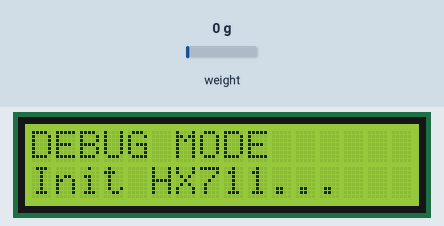
A sketch run on a simulated ESP8266 (NodeMCU). On the bench: 16×2 character LCD. The test bench sets the inputs (shaded band); at power-on: weight on the scale 0 g. What the sketch prints to the serial monitor is not drawn.

Above: at 2.2 s.
At 6.4 s:
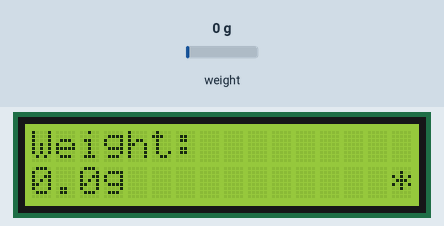
6.5 s: weight on the scale set to 100 g
At 8.2 s:
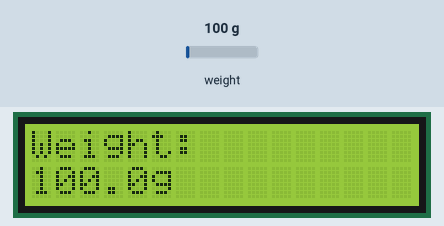
9.2 s: weight on the scale set to 1250 g
At 10.0 s:
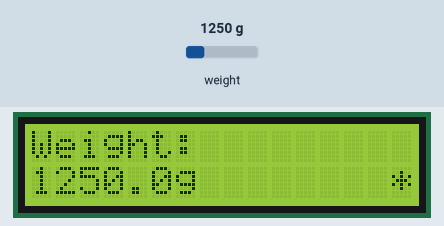
11.7 s: weight on the scale set to 2500 g
At 12.5 s:
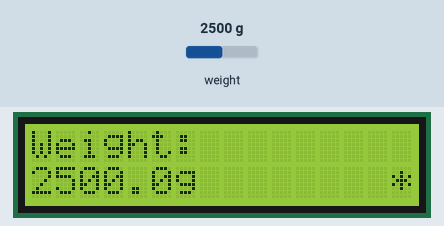
Timing chart, 0 to 14.7 s (numbered marks = the images above; inputs shaded):
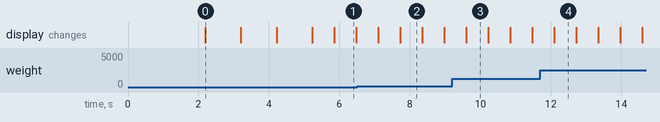

The sketch:

Weight_8266.ino
```cpp
#include <HX711.h>
#include <Wire.h>
#include <LiquidCrystal_I2C.h>

// === PIN CONFIGURATION FOR ESP8266 ===
#define DOUT_PIN  D5  // HX711 DOUT pin - GPIO14
#define SCK_PIN   D6  // HX711 SCK pin - GPIO12

// I2C LCD (usually connects to D1 = SCL, D2 = SDA on ESP8266)
LiquidCrystal_I2C lcd(0x27, 16, 2);  // Adjust address if needed (0x27 or 0x3F)

HX711 scale;

// Debug timing variables
unsigned long last_lcd_update = 0;
unsigned long last_serial_update = 0;
int update_counter = 0;

void setup() {
  // Start serial for debugging
  Serial.begin(115200);
  delay(2000);

  Serial.println("=== DEBUG MODE ===");
  Serial.println("Starting initialization...");

  // Initialize I2C - SDA=D2 (GPIO4), SCL=D1 (GPIO5)
  Wire.begin(D2, D1);  // SDA, SCL for ESP8266
  delay(100);

  // Initialize LCD
  lcd.init();
  lcd.backlight();
  lcd.clear();

  Serial.println("LCD initialized");
  lcd.setCursor(0, 0);
  lcd.print("DEBUG MODE");
  lcd.setCursor(0, 1);
  lcd.print("Init HX711...");

  // Initialize HX711
  scale.begin(DOUT_PIN, SCK_PIN);
  scale.set_gain(128);
  scale.set_scale(450.0);  // Calibrate later

  delay(1000);

  // Check if HX711 is ready
  if (!scale.is_ready()) {
    Serial.println("HX711 NOT READY!");
    lcd.setCursor(0, 1);
    lcd.print("NO SENSOR!      ");
    while (true) {
      delay(1000);
    }
  }

  Serial.println("HX711 initialized");
  lcd.setCursor(0, 1);
  lcd.print("Taring...");

  scale.tare();
  Serial.println("Tared - System ready");

  lcd.clear();
  lcd.setCursor(0, 0);
  lcd.print("Weight Scale");
  lcd.setCursor(0, 1);
  lcd.print("Ready...");

  delay(1000);
  lcd.clear();
  lcd.setCursor(0, 0);
  lcd.print("Weight:");
}

void loop() {
  unsigned long current_time = millis();

  // Update Serial every 500ms
  if (current_time - last_serial_update >= 500) {
    last_serial_update = current_time;
    update_counter++;

    if (scale.is_ready()) {
      float weight = scale.get_units(3);  // Average of 3 readings

      Serial.print("Update #");
      Serial.print(update_counter);
      Serial.print(" - Weight: ");
      Serial.print(weight, 2);
      Serial.println("g");
    } else {
      Serial.println("HX711 NOT READY");
    }
  }

  // Update LCD every 300ms
  if (current_time - last_lcd_update >= 300) {
    last_lcd_update = current_time;

    if (scale.is_ready()) {
      float weight = scale.get_units(3);

      // Display weight on second line
      lcd.setCursor(0, 1);
      lcd.print("                ");  // Clear line
      lcd.setCursor(0, 1);
      lcd.print(weight, 1);  // One decimal place
      lcd.print("g");

      // Blinking update indicator
      lcd.setCursor(15, 1);
      lcd.print(update_counter % 2 ? "*" : " ");

    } else {
      lcd.setCursor(0, 1);
      lcd.print("SENSOR ERROR!   ");
    }
  }
}
```

Measured:
- after the input at 6.5 s, the display: first changes after 0.60 s (image 2 shows a later state)
- after the input at 9.2 s, the display: changes after 0.40 s (image 3)
- what the display in image 0 shows lasts 1.0 s, from 2.2 s to 3.2 s
- what the display in image 1 shows lasts 0.6 s, from 5.9 s to 6.5 s
